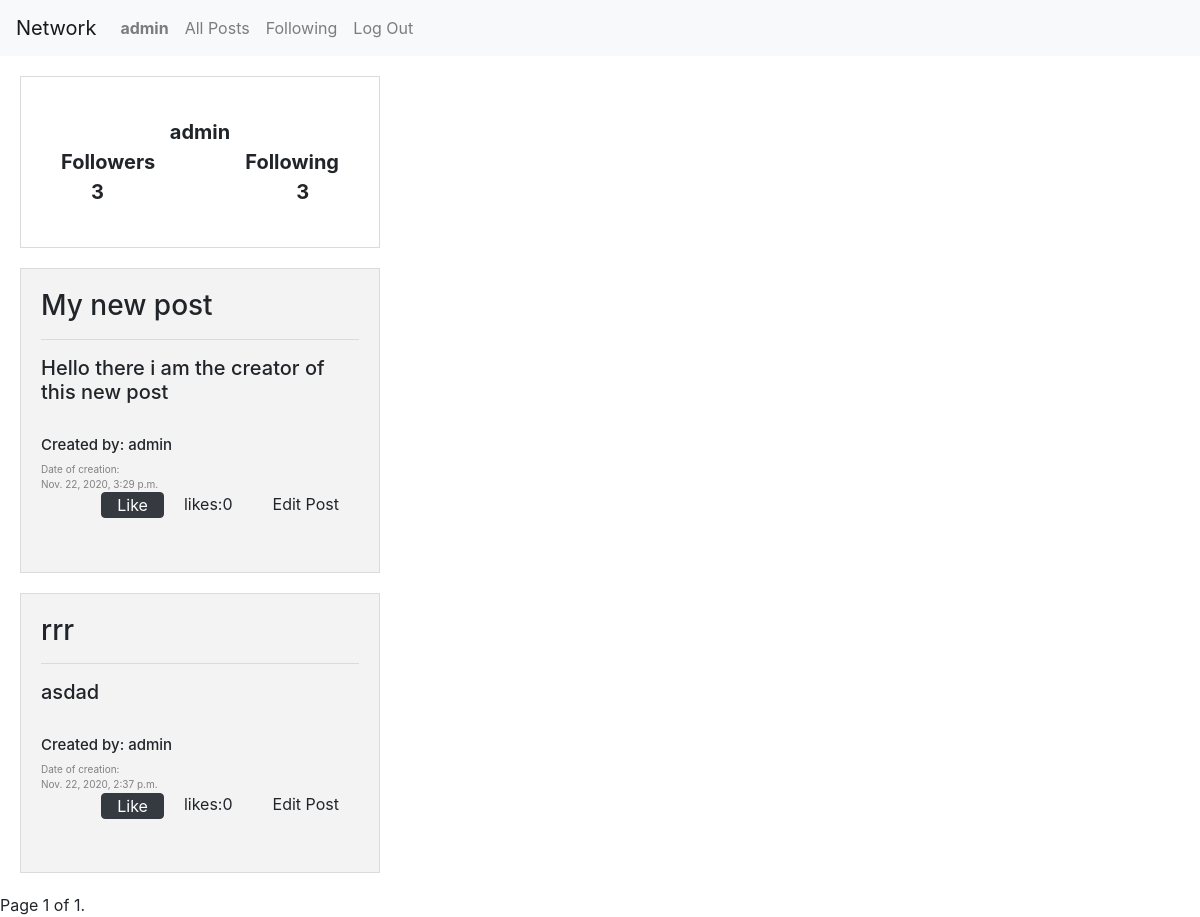
/user (signed in), run on an earlier commit of the app's database.
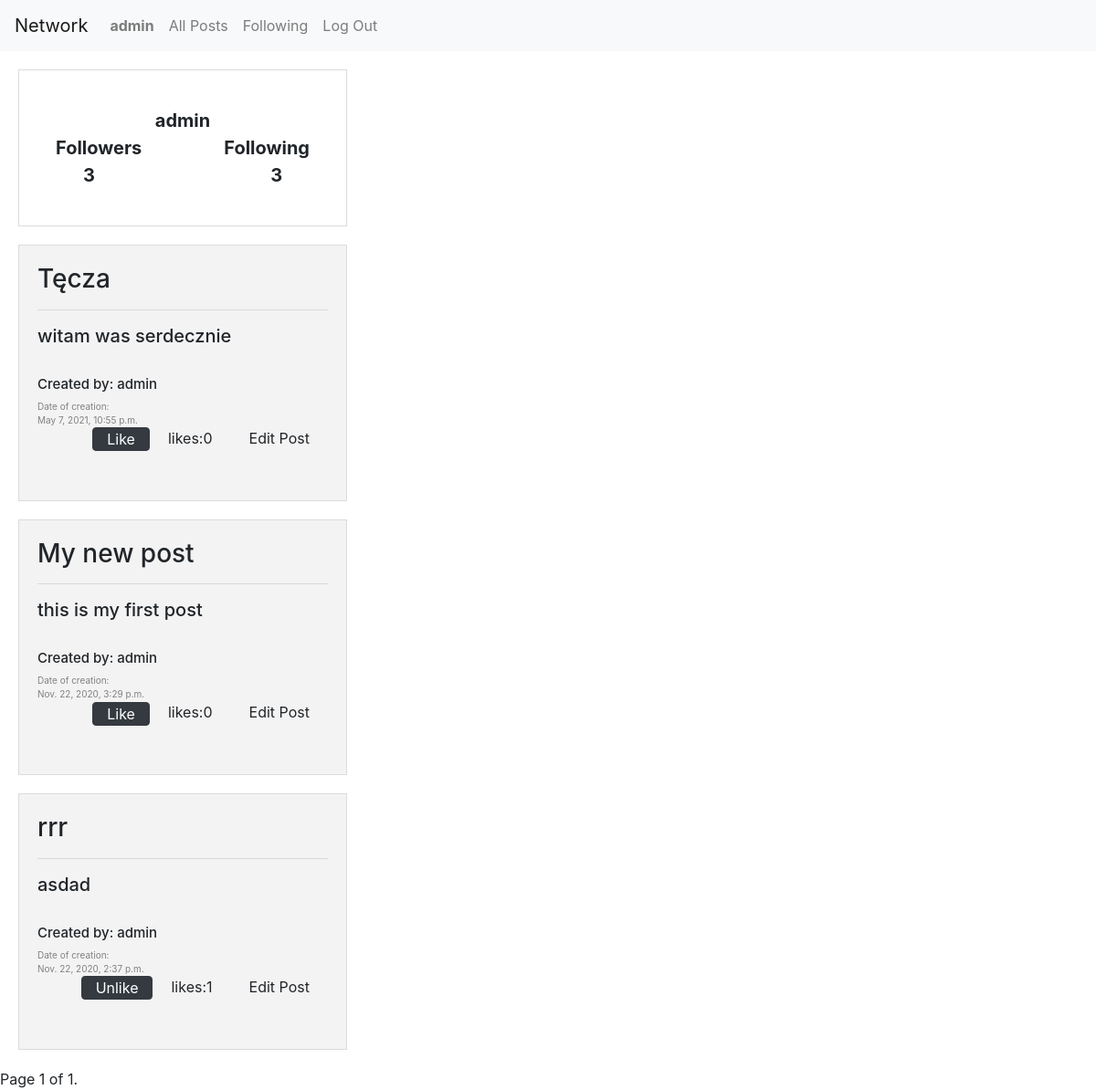
And on a later commit of the database.
### network/models.py (models this page shows, shortened)
class Post(models.Model):
    title = models.CharField(max_length=64)
    text = models.TextField()
    likes = models.ManyToManyField(
        "User", default=None, blank=True, related_name="likes"
    )
    creation_date = models.DateTimeField()
    author = models.ForeignKey(
        User, on_delete=models.CASCADE, blank=True, related_name="author"
    )

class User(AbstractUser):
    def __str__(self):
        return self.username

### network/views.py (the view)
# urls.py: path("user", views.user, name="user"),
@login_required
def user(request):
    following = Profile.objects.get(user=request.user).following.all()
    followers = Profile.objects.get(user=request.user).followers.all()
    data = {
        "userName": request.user.username,
        "following": len(following),
        "followers": len(followers),
    }
    posts_list = Post.objects.filter(author=request.user).order_by("-creation_date")
    paginator = Paginator(posts_list, 10)
    page_number = request.GET.get("page")
    page_obj = paginator.get_page(page_number)
    return render(
        request,
        "network/user.html",
        {
            "posts_list": posts_list,
            "data": data,
            "page_obj": page_obj,
            "id": request.user.id,
        },
    )

### network/templates/network/user.html (shortened to what this page needs)
{% extends "network/layout.html" %}
{% load static %}
{% block new_post %}
<div class="profile-container">
    <div class="row" style="text-align: center;">
        <div class="col-sm-2"></div>
        <div class="col-sm-8">{{data.userName}}</div>
        <div class="col-sm-2"></div>
    </div>
    <div class="row" style="text-align: center;">
        <div class="col-sm">Followers</div>
        <div class="col-sm"></div>
        <div class="col-sm">Following</div>
    </div>
    <div class="row" style="text-align: center;">
        <div class="col-sm">{{data.followers}}</div>
            <div class="col-sm" id="insert-button">
            </div>
        <div class="col-sm">{{data.following}}</div>
    </div>
</div>
{% for post in page_obj %}
<div class="post" id="{{post.id}}">
    <div class="content">
        <h3>{{post.title}}</h3>
        <hr>
        <div id="text-before{{post.id}}">
            <h5>{{post.text}}</h5>
        </div>
        <br>
        <div class="get-user">
            <h5 style="font-size: 15px;" onclick = "get_profile('{{post.author.id}}')">Created by: {{post.author}}</h5>
        </div>
        <div class="date">
            Date of creation: <br>
            {{post.creation_date}}
        </div>
        <div class="right-bottom" style="height: 60px;">
            {% if request.user == post.author %}
            <div class="likes" style="cursor: pointer;" onclick = "display_edit('{{post.id}}')">
                Edit Post
            </div>
            {% endif %}
            <div class="likes" >
                likes:   <div class="like-count{{post.id}}" style="float: right;"> {{post.like_set.count}}</div>
            </div>
            <form class="like-form" id="{{post.id}}" method=post action="{% url 'like' post_id=post.id %}" style=" float: right;">
                {% if user.is_authenticated %}
                    {% if user not in post.likes.all %}
                        <button class="btn btn-dark like{{post.id}}" type="submit" value="Save"> Like </button>
                    {% else %}
                        <button class="btn btn-dark like{{post.id}}" type="submit" value="Save"> Unlike </button>
                    {% endif %}
                {% endif %}
            </form>
        </div>
    </div>
</div>
{% endfor %}
<div class="pagination">
    <span class="step-links">
        <span class="current">
            Page {{ page_obj.number }} of {{ page_obj.paginator.num_pages }}.
        </span>
    </span>
</div>
{% endblock %}

What changed in the data, as far as the page shows it:
added Post: title "Tęcza", text "witam was serdecznie", author "admin", creation_date "May 7, 2021, 10:55 p.m.", like_set.count "0"
changed Post "My new post": text "Hello there i am the creator of this new post" → "this is my first post"
computed for Post "rrr": like_set.count "0" → "1"; text "Like" → "Unlike"
